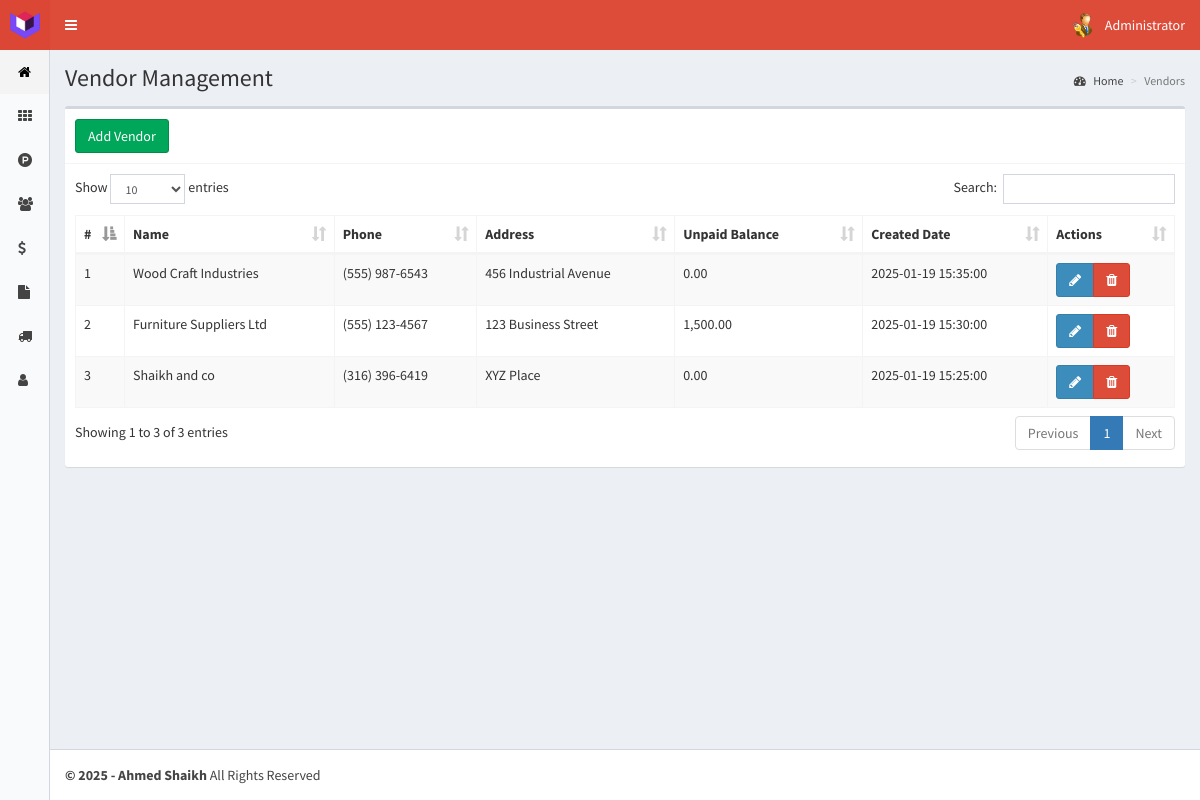
/vendors (signed in), run on the app's committed database.
### tables this page shows
CREATE TABLE `vendors` (
  `id` int(11) NOT NULL AUTO_INCREMENT,
  `name` text NOT NULL,
  `phone` text NOT NULL,
  `address` text NOT NULL,
  `created_at` timestamp NOT NULL DEFAULT CURRENT_TIMESTAMP,
  PRIMARY KEY (`id`)
);

### controllers/template.controller.php (called while the page is built)
<?php
class ControllerTemplate{
	static public function ctrTemplate(){
		include "views/template.php";
	}
}

### index.php (called while the page is built, shortened)
<?php
require_once "controllers/template.controller.php";
require_once "controllers/sales.controller.php";
require_once "controllers/vendors.controller.php";
require_once "controllers/purchases.controller.php";
require_once "controllers/customer-notes.controller.php";
require_once "models/vendors.model.php";
require_once "models/purchases.model.php";
$template = new ControllerTemplate();
$template -> ctrTemplate();

### controllers/vendors.controller.php (called while the page is built, shortened)
<?php
class ControllerVendors{
	static public function ctrShowVendors($item, $value){
		$table = "vendors";
		$answer = VendorsModel::mdlShowVendors($table, $item, $value);
		return $answer;
	}
}

### models/connection.php (called while the page is built)
<?php
class Connection{
	static public function connect(){
		$link = new PDO("mysql:host=localhost;dbname=posystem", "root", "");
		$link -> exec("set names utf8");
		return $link;
	}
}

### models/vendors.model.php (called while the page is built, shortened)
<?php
require_once "connection.php";
class VendorsModel{
	static public function mdlShowVendors($table, $item, $value){
		if($item != null){
			$stmt = Connection::connect()->prepare("SELECT * FROM $table WHERE $item = :$item");
			$stmt -> bindParam(":".$item, $value, PDO::PARAM_STR);
			$stmt -> execute();
			return $stmt -> fetch();
		}else{
			$stmt = Connection::connect()->prepare("SELECT * FROM $table ORDER BY id DESC");
			$stmt -> execute();
			return $stmt -> fetchAll();
		}
	}
}

### controllers/purchases.controller.php (called while the page is built, shortened)
<?php
class ControllerPurchases{
	static public function ctrGetVendorBalance($vendorId){
		$table = "purchase_slips";
		$answer = PurchasesModel::mdlGetVendorBalance($table, $vendorId);
		return $answer;
	}
}

### models/purchases.model.php (called while the page is built, shortened)
<?php
require_once 'connection.php';
class PurchasesModel{
	static public function mdlGetVendorBalance($table, $vendorId){
		$stmt = Connection::connect()->prepare("SELECT SUM(total_amount) as balance FROM $table WHERE vendor_id = :vendor_id AND payment_status = 'Unpaid'");
		$stmt -> bindParam(":vendor_id", $vendorId, PDO::PARAM_INT);
		$stmt -> execute();
		return $stmt -> fetch();
	}
}

### views/modules/vendors.php (the view, shortened to what this page needs)
<div class="content-wrapper">
  <section class="content-header">
    <h1>
      Vendor Management
    </h1>
    <ol class="breadcrumb">
      <li><a href="home"><i class="fa fa-dashboard"></i> Home</a></li>
      <li class="active">Vendors</li>
    </ol>
  </section>
  <section class="content">
    <div class="box">
      <div class="box-header with-border">
        <button class="btn btn-success" data-toggle="modal" data-target="#addVendor">
        Add Vendor
        </button>
      </div>
      <div class="box-body">
        <table class="table table-bordered table-hover table-striped dt-responsive tables" width="100%">
          <thead>
           <tr>
             <th style="width:10px">#</th>
             <th>Name</th>
             <th>Phone</th>
             <th>Address</th>
             <th>Unpaid Balance</th>
             <th>Created Date</th>
             <th>Actions</th>
           </tr>
          </thead>
          <tbody>
          <?php
            $item = null;
            $value = null;
            $vendors = ControllerVendors::ctrShowVendors($item, $value);
            foreach ($vendors as $key => $value) {
              $balance = ControllerPurchases::ctrGetVendorBalance($value["id"]);
              $balanceAmount = $balance["balance"] ? $balance["balance"] : 0;
              echo '<tr>
                      <td>'.($key+1).'</td>
                      <td>'.$value["name"].'</td>
                      <td>'.$value["phone"].'</td>
                      <td>'.$value["address"].'</td>
                      <td>'.number_format($balanceAmount, 2).'</td>
                      <td>'.$value["created_at"].'</td>
                      <td>
                        <div class="btn-group">
                          <button class="btn btn-primary btnEditVendor" data-toggle="modal" data-target="#modalEditVendor" idVendor="'.$value["id"].'"><i class="fa fa-pencil"></i></button>
                          <button class="btn btn-danger btnDeleteVendor" idVendor="'.$value["id"].'"><i class="fa fa-trash"></i></button>
                        </div>
                      </td>
                    </tr>';
              }
          ?>
          </tbody>
        </table>
      </div>
    </div>
  </section>
</div>

### data on the page
vendors: name "Wood Craft Industries", phone "(555) 987-6543", address "456 Industrial Avenue", balanceAmount "0.00", created_at "2025-01-19 15:35:00"
vendors: name "Furniture Suppliers Ltd", phone "(555) 123-4567", address "123 Business Street", balanceAmount "1,500.00", created_at "2025-01-19 15:30:00"
vendors: name "Shaikh and co", phone "(316) 396-6419", address "XYZ Place", balanceAmount "0.00", created_at "2025-01-19 15:25:00"

### other printed values
$_SESSION["name"] "Administrator"
